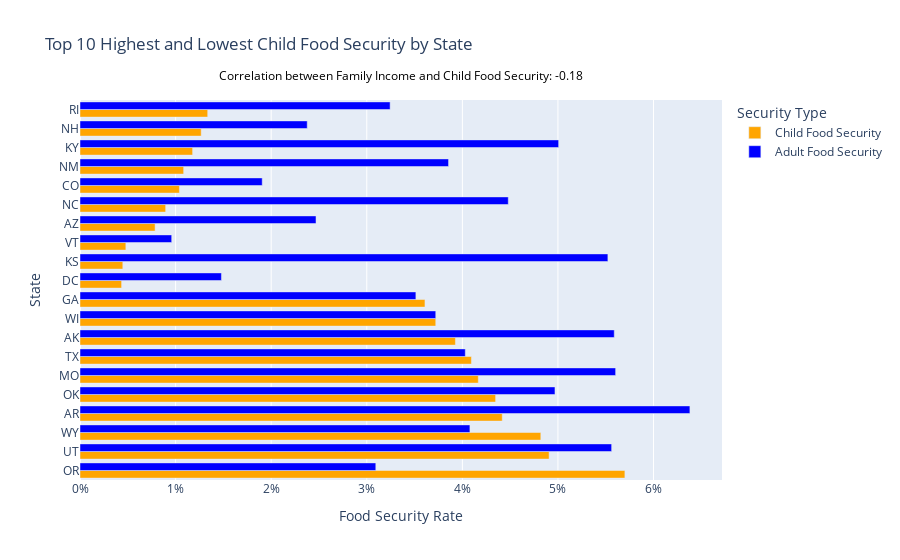

The notebook cell saved with this chart:
### Code cell
# Create a horizontal barplot to compare betwwen the variables and find correaltion of Child and adult food security and household income
import plotly.express as px

# convert values to numeric
def convert_income_to_numeric(income_str):
    try:
        # Remove dollar signs and commas
        income_str = income_str.replace('$', '').replace(',', '')
        
        # If it's a range like "$75,000 to $99,999", extract the midpoint
        if 'to' in income_str:
            low, high = income_str.split(' to ')
            low = int(low)
            high = int(high)
            return (low + high) / 2  # Take the midpoint of the range
        else:
            # If it's a single value, just convert it
            return int(income_str)
    except Exception as e:
        return None  # Handle invalid data by returning None

# Assuming the 'children_data' DataFrame has the 'family_income' column
children_data = children_data.copy()  # Make a copy of the original DataFrame

# Apply the conversion to the 'family_income' column and create a new numeric column
children_data['family_income_numeric'] = children_data['family_income'].apply(convert_income_to_numeric)

# Subset the data to get the top 10 highest and lowest states by child food security
top_10_highest = state_food_security.nlargest(10, 'avg_child_food_security')  # Top 10 highest
top_10_lowest = state_food_security.nsmallest(10, 'avg_child_food_security')  # Top 10 lowest

# Combine both subsets
subset_data = pd.concat([top_10_highest, top_10_lowest])

# Create a new dataframe for plotting
subset_data_melted = subset_data.melt(id_vars="state_abbrev", 
                                      value_vars=["avg_child_food_security", "avg_adult_food_security"], 
                                      var_name="food_security_type", 
                                      value_name="security_rate")

# Update labels for readability
subset_data_melted["food_security_type"] = subset_data_melted["food_security_type"].replace({
    "avg_child_food_security": "Child Food Security",
    "avg_adult_food_security": "Adult Food Security"
})

# Calculate the correlation between Family Income and Child Food Security
correlation = children_data[['child_food_security', 'family_income_numeric']].copy()

# Convert 'Low Security' to 1 and 'High Security' to 0 for correlation purposes
correlation['child_food_security'] = correlation['child_food_security'].apply(lambda x: 1 if x == 'Low Security' else 0)

# Calculate correlation
correlation_matrix = correlation.corr()

# Extract correlation value
correlation_value = correlation_matrix.loc['child_food_security', 'family_income_numeric']

# Create the horizontal bar plot
fig = px.bar(
    subset_data_melted,
    x="security_rate",
    y="state_abbrev",
    color="food_security_type",
    orientation="h",  # Horizontal bars
    title="Top 10 Highest and Lowest Child Food Security by State",
    labels={"security_rate": "Food Security Rate", "state_abbrev": "State", "food_security_type": "Security Type"},
    color_discrete_map={"Child Food Security": "orange", "Adult Food Security": "blue"},
)

# Update layout for better visuals
fig.update_layout(
    barmode="group",  # Group the bars side by side
    xaxis=dict(tickformat=".0%"),  # Show percentages
    yaxis=dict(tickmode="linear", tick0=0, dtick=1),  # Ensure the y-axis has labels for each state
)

# Add a correlation annotation to the plot
fig.add_annotation(
    x=0.5,  # X position in the plot (relative to plot area)
    y=1.1,  # Y position (above the plot)
    text=f"Correlation between Family Income and Child Food Security: {correlation_value:.2f}",
    showarrow=False,
    font=dict(size=12, color="black"),
    align="center",
    xref="paper",  # Coordinate system is relative to the plot area
    yref="paper",  # Coordinate system is relative to the plot area
    borderpad=4,
    bgcolor="white",
)

# Show the plot
fig.show()

### Figure 1 — Plotly figure (JSON) as saved in the notebook; plotly's stock layout.template omitted (floating-point values rounded to 4 significant figures)
{"data": [{"alignmentgroup": "True", "hovertemplate": "Security Type=Child Food Security<br>Food Security Rate=%{x}<br>State=%{y}<extra></extra>", "legendgroup": "Child Food Security", "marker": {"color": "orange", "pattern": {"shape": ""}}, "name": "Child Food Security", "offsetgroup": "Child Food Security", "orientation": "h", "showlegend": true, "textposition": "auto", "type": "bar", "x": [0.057, 0.04907, 0.04821, 0.04417, 0.04348, 0.04167, 0.04095, 0.03927, 0.03722, 0.03609, 0.004352, 0.004478, 0.004796, 0.007856, 0.008961, 0.0104, 0.01084, 0.01178, 0.01268, 0.01336], "xaxis": "x", "y": ["OR", "UT", "WY", "AR", "OK", "MO", "TX", "AK", "WI", "GA", "DC", "KS", "VT", "AZ", "NC", "CO", "NM", "KY", "NH", "RI"], "yaxis": "y"}, {"alignmentgroup": "True", "hovertemplate": "Security Type=Adult Food Security<br>Food Security Rate=%{x}<br>State=%{y}<extra></extra>", "legendgroup": "Adult Food Security", "marker": {"color": "blue", "pattern": {"shape": ""}}, "name": "Adult Food Security", "offsetgroup": "Adult Food Security", "orientation": "h", "showlegend": true, "textposition": "auto", "type": "bar", "x": [0.03094, 0.05562, 0.04079, 0.0638, 0.04969, 0.05603, 0.04031, 0.05589, 0.03722, 0.03514, 0.0148, 0.05522, 0.009592, 0.02469, 0.0448, 0.01906, 0.03855, 0.05007, 0.02377, 0.03244], "xaxis": "x", "y": ["OR", "UT", "WY", "AR", "OK", "MO", "TX", "AK", "WI", "GA", "DC", "KS", "VT", "AZ", "NC", "CO", "NM", "KY", "NH", "RI"], "yaxis": "y"}], "layout": {"annotations": [{"align": "center", "bgcolor": "white", "borderpad": 4, "font": {"color": "black", "size": 12}, "showarrow": false, "text": "Correlation between Family Income and Child Food Security: -0.18", "x": 0.5, "xref": "paper", "y": 1.1, "yref": "paper"}], "barmode": "group", "legend": {"title": {"text": "Security Type"}, "tracegroupgap": 0}, "title": {"text": "Top 10 Highest and Lowest Child Food Security by State"}, "xaxis": {"anchor": "y", "domain": [0, 1], "tickformat": ".0%", "title": {"text": "Food Security Rate"}}, "yaxis": {"anchor": "x", "domain": [0, 1], "dtick": 1, "tick0": 0, "tickmode": "linear", "title": {"text": "State"}}}}
